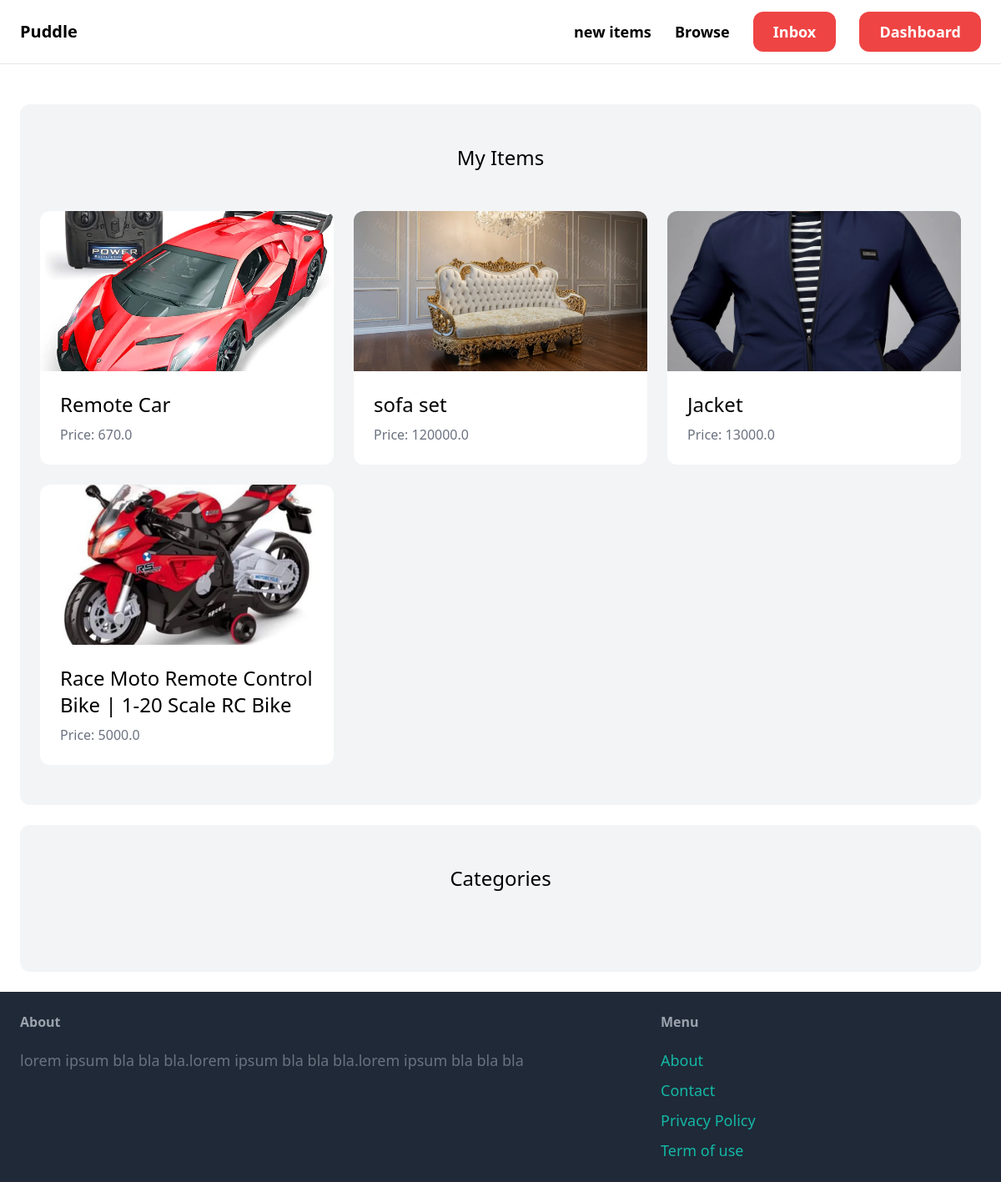
The page /dashboard/ (signed in) on the database its author committed.
### item/models.py (models this page shows)
class Item(models.Model):
    Category=models.ForeignKey(Category,related_name='item',on_delete=models.CASCADE)
    name=models.CharField(max_length=255)
    description=models.TextField(blank=True,null=True)
    price=models.FloatField()
    image=models.ImageField(upload_to='items_images',blank=True,null=True)
    is_sold=models.BooleanField(default=False)
    created_by=models.ForeignKey(User,related_name='item',on_delete=models.CASCADE)
    created_at=models.DateTimeField(auto_now_add=True)

### dashboard/views.py (the view)
# urls.py: path('',views.index,name='index'),
@login_required
def index(request):
    items=Item.objects.filter(created_by=request.user)
    return render(request,'dashboard/index.html',{
        'items':items,
    })

### dashboard/templates/dashboard/index.html (shortened to what this page needs)
{% extends "core/base.html" %}
{% block content %}
<div class="mt-6 px-6 py-12 bg-gray-100 rounded-xl">
    <h2 class="mb-12 text-2xl text-center">My Items</h2>
    <div class="grid grid-cols-1 md:grid-cols-3 gap-6">
        {% for item in items %}
        <a href="{% url 'item:detail' item.id %}" class="bg-white rounded-xl overflow-hidden hover:shadow-md transition h-full flex flex-col">
            <div class="h-48 bg-gray-200">
                {% if item.image %}
                <img src="{{item.image.url}}" class="w-full h-full object-cover">
                {% endif %}
            </div>
            <div class="p-6 flex flex-col gap-2">
                <h2 class="text-2xl">{{item.name}}</h2>
                <p class="text-gray-500">Price: {{item.price}}</p>
            </div>
        </a>
        {% endfor %}
    </div>
</div>
<div class="mt-6 px-6 py-12 bg-gray-100 rounded-xl">
    <h2 class="mb-12 text-2xl text-center">Categories</h2>
</div>
{%endblock %}

### rows shown on the page
Item: image (picture), name "Remote Car", price "670.0"
Item: image (picture), name "sofa set", price "120000.0"
Item: image (picture), name "Jacket", price "13000.0"
Item: image (picture), name "Race Moto Remote Control Bike | 1-20 Scale RC Bike", price "5000.0"
